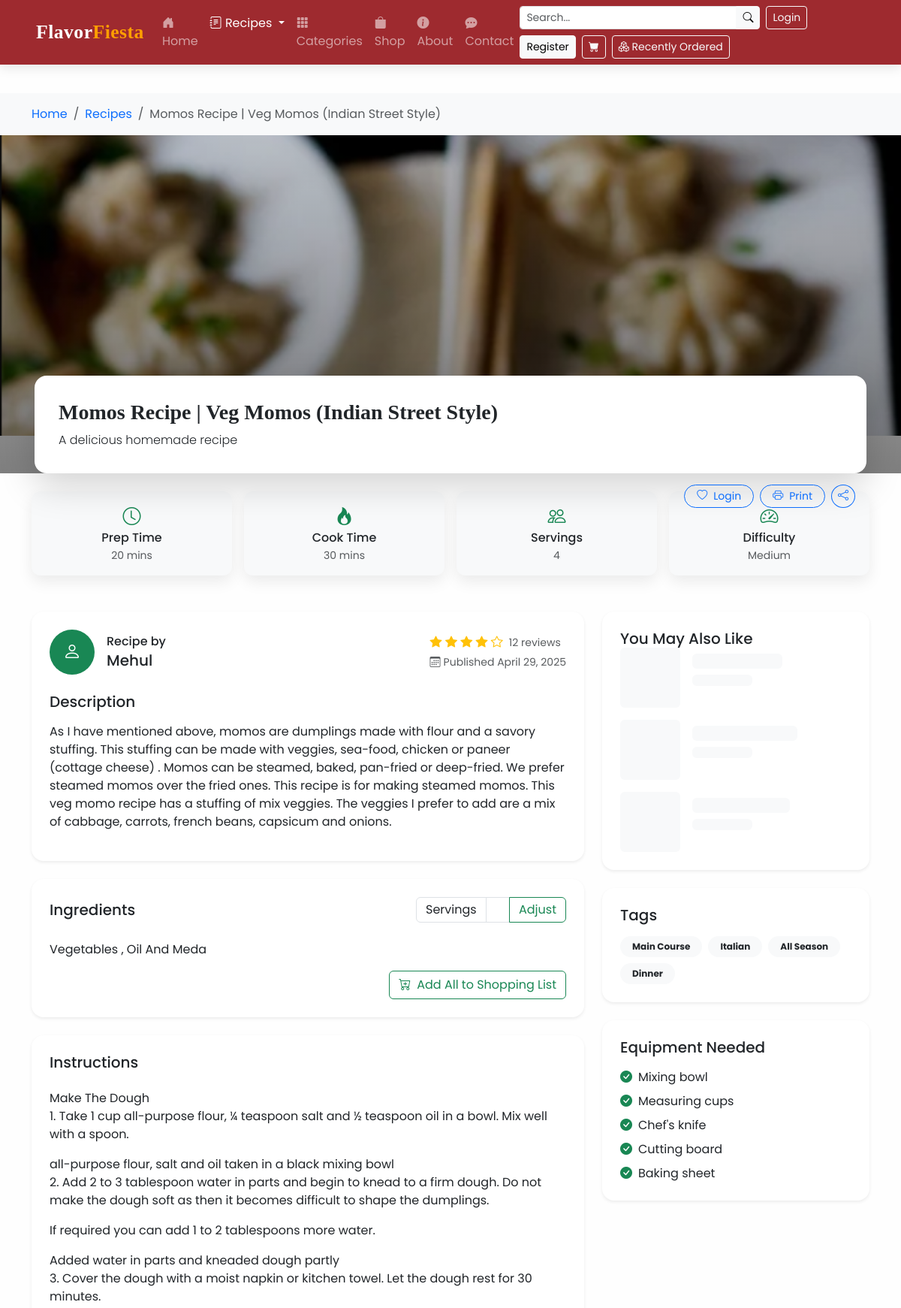
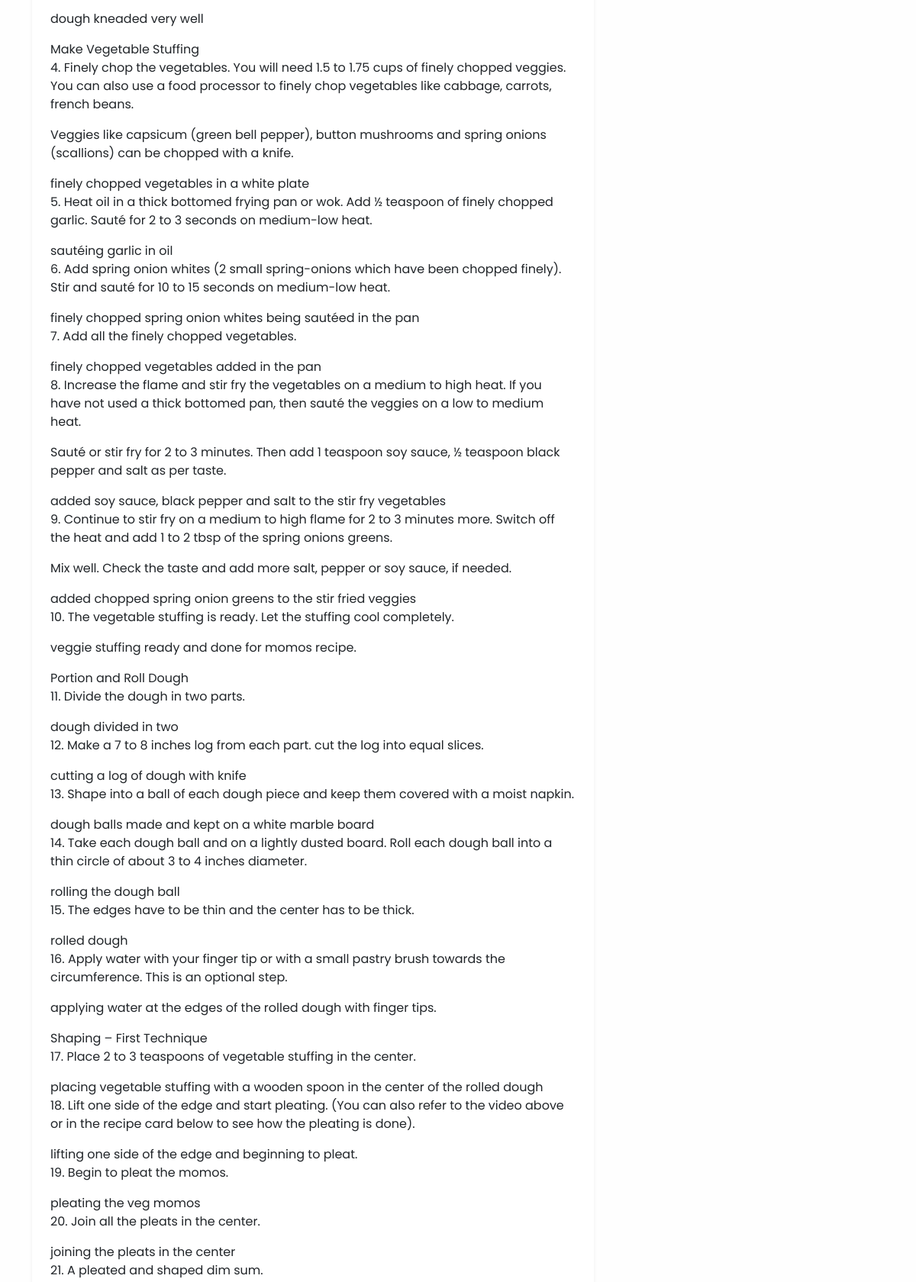
Screenshot of /recipes/5/ (upper part) with the database file from the repository (2 pictures, top to bottom).
### recipes/models.py (models this page shows, shortened)
class Recipe(models.Model):
    title = models.CharField(max_length=255)
    description = models.TextField()
    ingredients = models.TextField()
    instructions = models.TextField()
    image = models.ImageField(upload_to='recipes/', null=True, blank=True)
    created_at = models.DateTimeField(auto_now_add=True)
    author = models.ForeignKey(User, on_delete=models.CASCADE, related_name='recipes')
    views = models.PositiveIntegerField(default=0)  # for popularity

### recipes/views.py (the view)
# urls.py: path('<int:recipe_id>/', views.recipe_detail, name='recipe_detail'),
def recipe_detail(request, recipe_id):
    recipe = get_object_or_404(Recipe, id=recipe_id)
    recipe.views += 1
    recipe.save()
    return render(request, 'recipes/recipe_detail.html', {'recipe': recipe})

### recipes/templates/recipes/recipe_detail.html (shortened to what this page needs)
{% extends "food/base.html" %}
{% block content %}
<div class="bg-light py-2 py-md-3">
  <div class="container">
    <nav aria-label="breadcrumb">
      <ol class="breadcrumb m-0 overflow-auto flex-nowrap">
        <li class="breadcrumb-item"><a href="{% url 'recipes:recipe_list' %}" class="text-decoration-none">Home</a></li>
        <li class="breadcrumb-item"><a href="{% url 'recipes:recipe_list' %}" class="text-decoration-none">Recipes</a></li>
        <li class="breadcrumb-item active text-truncate" aria-current="page">{{ recipe.title }}</li>
      </ol>
    </nav>
  </div>
</div>
<div class="container-fluid px-0 position-relative">
  <div class="recipe-hero-overlay"></div>
  {% if recipe.image %}
    <div class="recipe-hero" style="background-image: url('{{ recipe.image.url }}');"></div>
  {% else %}
    <div class="recipe-hero" style="background-image: url('https://via.placeholder.com/1200x600?text=No+Image');"></div>
  {% endif %}
  <div class="container position-relative px-3 px-md-auto">
    <div class="recipe-float-card shadow-lg">
      <div class="row gy-3">
        <div class="col-12 col-md-8">
          <h1 class="fs-3 fs-md-4 fw-bold mb-2">{{ recipe.title }}</h1>
          <p class="lead mb-0 fs-6 fs-md-5">{{ recipe.subtitle|default:"A delicious homemade recipe" }}</p>
        </div>
        <div class="col-12 col-md-4 d-flex justify-content-center justify-content-md-end align-items-center">
          <div class="recipe-actions d-flex flex-wrap gap-2 justify-content-center justify-content-md-end">
            {% if user.is_authenticated %}
              {% if recipe in user.profile.favorites.all %}
                <form action="{% url 'accounts:remove_to_favorites' recipe.id %}" method="POST">
                  {% csrf_token %}
                  <button type="submit" class="btn btn-danger rounded-pill px-3 btn-sm btn-md">
                    <i class="bi bi-heart-fill me-2"></i><span class="d-none d-sm-inline">Remove</span>
                  </button>
                </form>
              {% else %}
                <form action="{% url 'accounts:add_to_favorites' recipe.id %}" method="POST">
                  {% csrf_token %}
                  <button type="submit" class="btn btn-outline-primary rounded-pill px-3 btn-sm btn-md">
                    <i class="bi bi-heart me-2"></i><span class="d-none d-sm-inline">Favorite</span>
                  </button>
                </form>
              {% endif %}
            {% else %}
              <a href="{% url 'accounts:login' %}" class="btn btn-outline-primary rounded-pill px-3 btn-sm btn-md">
                <i class="bi bi-heart me-2"></i><span class="d-none d-sm-inline">Login</span>
              </a>
            {% endif %}
            <button class="btn btn-outline-primary rounded-pill px-3 btn-sm btn-md">
              <i class="bi bi-printer me-2"></i><span class="d-none d-sm-inline">Print</span>
            </button>
            <div class="dropdown">
              <button class="btn btn-outline-primary rounded-circle btn-sm btn-md" data-bs-toggle="dropdown" aria-expanded="false">
                <i class="bi bi-share"></i>
              </button>
            </div>
          </div>
        </div>
      </div>
    </div>
  </div>
</div>
<div class="container mt-4">
  <div class="row g-3">
    <div class="col-6 col-md-3">
      <div class="card border-0 bg-light text-center h-100">
        <div class="card-body py-3">
          <i class="bi bi-clock text-success mb-2" style="font-size: 1.5rem;"></i>
          <h5 class="mb-0 fs-6">Prep Time</h5>
          <p class="mb-0 mt-1 text-muted small">{{ recipe.prep_time|default:"20 mins" }}</p>
        </div>
      </div>
    </div>
    <div class="col-6 col-md-3">
      <div class="card border-0 bg-light text-center h-100">
        <div class="card-body py-3">
          <i class="bi bi-fire text-success mb-2" style="font-size: 1.5rem;"></i>
          <h5 class="mb-0 fs-6">Cook Time</h5>
          <p class="mb-0 mt-1 text-muted small">{{ recipe.cook_time|default:"30 mins" }}</p>
        </div>
      </div>
    </div>
    <div class="col-6 col-md-3">
      <div class="card border-0 bg-light text-center h-100">
        <div class="card-body py-3">
          <i class="bi bi-people text-success mb-2" style="font-size: 1.5rem;"></i>
          <h5 class="mb-0 fs-6">Servings</h5>
          <p class="mb-0 mt-1 text-muted small">{{ recipe.servings|default:"4" }}</p>
        </div>
      </div>
    </div>
    <div class="col-6 col-md-3">
      <div class="card border-0 bg-light text-center h-100">
        <div class="card-body py-3">
          <i class="bi bi-speedometer2 text-success mb-2" style="font-size: 1.5rem;"></i>
          <h5 class="mb-0 fs-6">Difficulty</h5>
          <p class="mb-0 mt-1 text-muted small">{{ recipe.difficulty|default:"Medium" }}</p>
        </div>
      </div>
    </div>
  </div>
</div>
<div class="container mt-4 mt-md-5">
  <div class="row gy-4">
    <div class="col-lg-8">
      <div class="card border-0 shadow-sm rounded-4 mb-4">
        <div class="card-body p-3 p-md-4">
          <div class="d-flex flex-column flex-md-row align-items-start align-items-md-center mb-4">
            {% if recipe.author.avatar %}
              <img src="{{ recipe.author.avatar.url }}" class="rounded-circle me-3" width="60" height="60" alt="{{ recipe.author.username }}">
            {% else %}
              <div class="bg-success text-white rounded-circle d-flex align-items-center justify-content-center me-3" style="width: 60px; height: 60px;">
                <i class="bi bi-person" style="font-size: 1.5rem;"></i>
              </div>
            {% endif %}
            <div class="mt-2 mt-md-0">
              <h6 class="mb-1">Recipe by</h6>
              <h5 class="mb-0">{{ recipe.author.username|default:"Chef" }}</h5>
            </div>
            <div class="ms-auto mt-3 mt-md-0">
              <div class="d-flex align-items-center flex-wrap">
                <div class="me-2 text-warning">
                  {% for i in "12345" %}
                    {% if forloop.counter <= recipe.rating|default:4 %}
                      <i class="bi bi-star-fill"></i>
                    {% else %}
                      <i class="bi bi-star"></i>
                    {% endif %}
                  {% endfor %}
                </div>
                <span class="text-muted small">{{ recipe.review_count|default:12 }} reviews</span>
              </div>
              <div class="text-muted small mt-1">
                <i class="bi bi-calendar3 me-1"></i>Published {{ recipe.created_at|date:"F j, Y"|default:"April 12, 2025" }}
              </div>
            </div>
          </div>
          <h4 class="mb-3 fs-5">Description</h4>
          <p>{{ recipe.description }}</p>
        </div>
      </div>
      <div class="card border-0 shadow-sm rounded-4 mb-4">
        <div class="card-body p-3 p-md-4">
          <div class="d-flex flex-column flex-md-row justify-content-between align-items-start align-items-md-center mb-4">
            <h4 class="mb-3 mb-md-0 fs-5">Ingredients</h4>
            <div class="input-group" style="max-width: 200px;">
              <span class="input-group-text bg-white py-1">Servings</span>
              <input type="number" class="form-control text-center py-1" value="{{ recipe.servings|default:'4' }}" min="1">
              <button class="btn btn-outline-success py-1" type="button">Adjust</button>
            </div>
          </div>
          {% if recipe.ingredients_list %}
            <ul class="list-group list-group-flush ingredient-list px-0">
              {% for ingredient in recipe.ingredients_list %}
                <li class="list-group-item px-0 d-flex align-items-center">
                  <div class="form-check">
                    <input class="form-check-input" type="checkbox" id="ingredient-{{ forloop.counter }}">
                    <label class="form-check-label" for="ingredient-{{ forloop.counter }}">
                      {{ ingredient }}
                    </label>
                  </div>
                </li>
              {% endfor %}
            </ul>
          {% else %}
            <div class="ingredient-content">
              {{ recipe.ingredients|linebreaks }}
            </div>
          {% endif %}
          <div class="d-none d-md-block text-end mt-3">
            <button class="btn btn-outline-success">
              <i class="bi bi-cart-plus me-2"></i>Add All to Shopping List
            </button>
          </div>
        </div>
      </div>
      <div class="card border-0 shadow-sm rounded-4 mb-4">
        <div class="card-body p-3 p-md-4">
          <h4 class="mb-4 fs-5">Instructions</h4>
          {% if recipe.instructions_list %}
            <div class="instruction-steps">
              {% for step in recipe.instructions_list %}
                <div class="instruction-step d-flex mb-4">
                  <div class="step-number d-flex align-items-center justify-content-center rounded-circle bg-success text-white me-3">
                    {{ forloop.counter }}
                  </div>
                  <div class="step-content pt-1">
                    <p class="mb-0">{{ step }}</p>
                  </div>
                </div>
              {% endfor %}
            </div>
          {% else %}
            <div class="instruction-content">
              {{ recipe.instructions|linebreaks }}
            </div>
          {% endif %}
        </div>
      </div>
    </div>
    <div class="col-lg-4">
      <div class="card border-0 shadow-sm rounded-4 mb-4">
        <div class="card-body p-3 p-md-4">
          <h4 class="mb-3 fs-5">You May Also Like</h4>
          <div class="row g-3 d-lg-block">
            {% for similar in similar_recipes|default:"" %}
              <div class="col-12 col-sm-6 col-lg-12">
                <div class="d-flex mb-3">
                  {% if similar.image %}
                    <img src="{{ similar.image.url }}" class="rounded" width="80" height="80" style="object-fit: cover;" alt="{{ similar.title }}">
                  {% else %}
                    <div class="bg-light rounded d-flex align-items-center justify-content-center" style="width: 80px; height: 80px;">
                      <i class="bi bi-image text-muted"></i>
                    </div>
                  {% endif %}
                  <div class="ms-3">
                    <h6 class="mb-1 fs-6">{{ similar.title }}</h6>
                    <div class="text-warning small">
                      {% for i in "12345" %}
                        {% if forloop.counter <= similar.rating|default:4 %}
                          <i class="bi bi-star-fill"></i>
                        {% else %}
                          <i class="bi bi-star"></i>
                        {% endif %}
                      {% endfor %}
                    </div>
                    <a href="{% url 'recipes:recipe_detail' similar.id %}" class="text-decoration-none small">View Recipe</a>
                  </div>
                </div>
              </div>
            {% empty %}
              <div class="similar-recipes-placeholder">
                <div class="row g-3 d-lg-block">
                  <div class="col-12 col-sm-6 col-lg-12">
                    <div class="d-flex mb-3">
                      <div class="bg-light rounded" style="width: 80px; height: 80px;"></div>
                      <div class="ms-3 pt-2">
                        <div class="bg-light rounded" style="width: 120px; height: 20px;"></div>
                        <div class="bg-light rounded mt-2" style="width: 80px; height: 15px;"></div>
                      </div>
                    </div>
                  </div>
                  <div class="col-12 col-sm-6 col-lg-12">
                    <div class="d-flex mb-3">
                      <div class="bg-light rounded" style="width: 80px; height: 80px;"></div>
                      <div class="ms-3 pt-2">
                        <div class="bg-light rounded" style="width: 140px; height: 20px;"></div>
                        <div class="bg-light rounded mt-2" style="width: 80px; height: 15px;"></div>
                      </div>
                    </div>
                  </div>
                  <div class="col-12 col-sm-6 col-lg-12">
                    <div class="d-flex">
                      <div class="bg-light rounded" style="width: 80px; height: 80px;"></div>
                      <div class="ms-3 pt-2">
                        <div class="bg-light rounded" style="width: 130px; height: 20px;"></div>
                        <div class="bg-light rounded mt-2" style="width: 80px; height: 15px;"></div>
                      </div>
                    </div>
                  </div>
                </div>
              </div>
            {% endfor %}
          </div>
        </div>
      </div>
      <div class="card border-0 shadow-sm rounded-4 mb-4">
        <div class="card-body p-3 p-md-4">
          <h4 class="mb-3 fs-5">Tags</h4>
          <div class="d-flex flex-wrap gap-2">
            {% for tag in recipe.tags.all|default:"" %}
              <a href="{% url 'recipes:tag' tag.slug %}" class="badge rounded-pill bg-light text-dark text-decoration-none py-2 px-3">{{ tag.name }}</a>
            {% empty %}
              <span class="badge rounded-pill bg-light text-dark py-2 px-3">{{ recipe.category|default:"Main Course" }}</span>
              <span class="badge rounded-pill bg-light text-dark py-2 px-3">{{ recipe.cuisine|default:"Italian" }}</span>
              <span class="badge rounded-pill bg-light text-dark py-2 px-3">{{ recipe.season|default:"All Season" }}</span>
              <span class="badge rounded-pill bg-light text-dark py-2 px-3">{{ recipe.meal_type|default:"Dinner" }}</span>
            {% endfor %}
          </div>
        </div>
      </div>
      <div class="card border-0 shadow-sm rounded-4 mb-4">
        <div class="card-body p-3 p-md-4">
          <h4 class="mb-3 fs-5">Equipment Needed</h4>
          {% if recipe.equipment_list %}
            <ul class="list-unstyled mb-0">
              {% for item in recipe.equipment_list %}
                <li class="mb-2"><i class="bi bi-check-circle-fill text-success me-2"></i>{{ item }}</li>
              {% endfor %}
            </ul>
          {% else %}
            <div class="row">
              <div class="col-12 col-sm-6 col-lg-12">
                <ul class="list-unstyled mb-0">
                  <li class="mb-2"><i class="bi bi-check-circle-fill text-success me-2"></i>Mixing bowl</li>
                  <li class="mb-2"><i class="bi bi-check-circle-fill text-success me-2"></i>Measuring cups</li>
                  <li class="mb-2"><i class="bi bi-check-circle-fill text-success me-2"></i>Chef's knife</li>
                </ul>
              </div>
              <div class="col-12 col-sm-6 col-lg-12">
                <ul class="list-unstyled mb-0">
                  <li class="mb-2"><i class="bi bi-check-circle-fill text-success me-2"></i>Cutting board</li>
                  <li><i class="bi bi-check-circle-fill text-success me-2"></i>Baking sheet</li>
                </ul>
              </div>
            </div>
          {% endif %}
        </div>
      </div>
    </div>
  </div>
</div>
{% endblock %}

### rows the page displays
Recipe: title "Momos Recipe | Veg Momos (Indian Street Style)", image (picture), author.username "Mehul", created_at "April 29, 2025", description "As I have mentioned above, momos are dumplings made with flour and a savory stuffing. This stuffing can be made with veggies, sea-food, chicken or paneer (cottage cheese) . Momos can be steamed, baked, pan-fried or deep-fried. We prefer steamed momos over the fried ones. This recipe is for making steamed momos. This veg momo recipe has a stuffing of mix veggies. The veggies I prefer to add are a mix of cabbage, carrots, french beans, capsicum and onions.", ingredients "Vegetables , Oil And Meda", instructions "Make The Dough 1. Take 1 cup all-purpose flour, ¼ teaspoon salt and ½ teaspoon oil in a bowl. Mix well with a spoon. all-purpose flour, salt and oil taken in a black mixing bowl 2. Add 2 to 3 tablespoon water in parts and begin to knead to a firm dough. Do not make the dough soft as then it becomes difficult to shape the dumplings. If required you can add 1 to 2 tablespoons more water. Added water in parts and kneaded dough partly 3. Cover the dough with a moist napkin or kitchen towel. Let the dough rest for 30 minutes. dough kneaded very well Make Vegetable Stuffing 4. Finely chop the vegetables. You will need 1.5 to 1.75 cups of finely chopped veggies. You can also use a food processor…"

### other values shown
{{ recipe.subtitle|default:"A delicious homemade recipe" }} "A delicious homemade recipe"
{{ recipe.prep_time|default:"20 mins" }} "20 mins"
{{ recipe.cook_time|default:"30 mins" }} "30 mins"
{{ recipe.servings|default:"4" }} "4"
{{ recipe.difficulty|default:"Medium" }} "Medium"
{{ recipe.review_count|default:12 }} "12"
{{ recipe.category|default:"Main Course" }} "Main Course"
{{ recipe.cuisine|default:"Italian" }} "Italian"
{{ recipe.season|default:"All Season" }} "All Season"
{{ recipe.meal_type|default:"Dinner" }} "Dinner"
